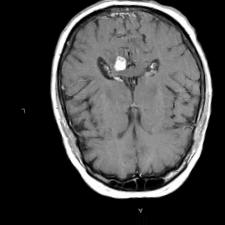
#> input picture data/augmented/no/_0_1053.jpg, 225 x 225 px; its folder holds only this picture in this run
$ jupyter execute --allow-errors 'Brain Tumor Detection.ipynb'   (shell and % lines are left out)
#> lines starting #> are read from the running program, lines starting #| are printed output that depends on the picture; after the words box and inside, x2 and y2 are one past the last pixel; in counts of white or black regions, pixels touching at a corner belong together
# Brain MRI Images for Brain Tumor Detection
## Deep Learning (CNN)

The Brain MRI Images for Brain Tumor Detection dataset contains two types of data, tumorous and non-tumorous. The creator
of the data set did not specify what types of tumors are present in the toumorus data, so all data with tumors can be
treated as potentially the same.

In the data augmentations section we improved the variety in the population of our data and also attempted to correct
for any class imbalances in the data. In this section, we first crop and resize the data then we use a convolutional
neural network to attempt to classify if an image is tumorous or non-tumorous.

You can find the original data [here](https://www.kaggle.com/navoneel/brain-mri-images-for-brain-tumor-detection).

[cell 1]
import tensorflow as tf
from tensorflow.keras.layers import Conv2D, Input, ZeroPadding2D, BatchNormalization, Activation, MaxPooling2D, Flatten, Dense
from tensorflow.keras.models import Model
from tensorflow.keras.callbacks import EarlyStopping
from sklearn.model_selection import train_test_split
from sklearn.metrics import f1_score
from sklearn.utils import shuffle
import cv2
import imutils
import numpy as np
import matplotlib.pyplot as plt
import glob

## Data Preparation & Preprocessing

To improve the attentiveness and the features our model is learning, we first crop the images to contain only the image of the brain.
We can accomplish this by using a technique to find "extreme points in contours", which will locate the top, bottom, left
and right most points of the brain in the image.

[Finding extreme points in contours with OpenCV](https://www.pyimagesearch.com/2016/04/11/finding-extreme-points-in-contours-with-opencv/)

[cell 2]
# [45 lines left out: functions create_contour, plot_imgs, not called in this run]


def crop_contour(img, plot=False):
    # Convert the image to grayscale, and blur it slightly
    gray = cv2.cvtColor(img, cv2.COLOR_BGR2GRAY)
    gray = cv2.GaussianBlur(gray, (5, 5), 0)

    # Threshold the image, then perform a series of erosions +
    # dilations to remove any small regions of noise
    thresh = cv2.threshold(gray, 45, 255, cv2.THRESH_BINARY)[1]
    thresh = cv2.erode(thresh, None, iterations=2)
    thresh = cv2.dilate(thresh, None, iterations=2)

    # Find contours in thresholded image, then grab the largest one
    cnts = cv2.findContours(thresh.copy(), cv2.RETR_EXTERNAL, cv2.CHAIN_APPROX_SIMPLE)
    cnts = imutils.grab_contours(cnts)
    c = max(cnts, key=cv2.contourArea)

    # Find the extreme points
    extLeft = tuple(c[c[:, :, 0].argmin()][0])
    extRight = tuple(c[c[:, :, 0].argmax()][0])
    extTop = tuple(c[c[:, :, 1].argmin()][0])
    extBot = tuple(c[c[:, :, 1].argmax()][0])

    # crop new image out of the original image using the four extreme points (left, right, top, bottom)
    new_img = img[extTop[1]:extBot[1], extLeft[0]:extRight[0]]

    if plot:
        plot_imgs(img, new_img, (c, extLeft, extRight, extTop, extBot))

    return new_img

We can see the cropping process in action here, where we see the original image, the image with the extremes identified and
the final cropped image.

[cell 3]
ex_img = cv2.imread('data/raw/yes/Y1.jpg')
#> (the rest of this cell did not finish here and is left out)

### Load up the data:

We then load the data, first cropping the image as we did above, then resizing the image to a standard 240, 240 size.
We then normalize the pixel values to improve the training of the neural network. Finally we shuffle the data so we don't
have a chunk of all negatives then a chunk of all positives.

[cell 4]
def load_data(dir, image_size):
#> called with dir = 'data/augmented/', image_size = (240, 240)
    image_width, image_height = image_size
    X = []
    y = []

    for file in glob.glob(dir + "no/*"):
        image = cv2.imread(file)
#> image is the input picture: shape (225, 225, 3); min 0, max 255, mean 65.6
        # crop image
        image = crop_contour(image, plot=False)
#> call 2 of crop_contour, with plot = False
#> in crop_contour (call 2), `gray = cv2.GaussianBlur(gray, (5, 5), 0)`:
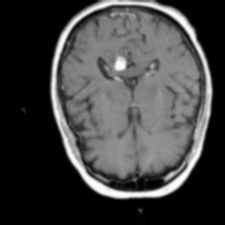
#> gray: shape (225, 225); min 0, max 253, mean 65.6
#> in crop_contour (call 2), `thresh = cv2.threshold(gray, 45, 255, cv2.THRESH_BINARY)[1]`:
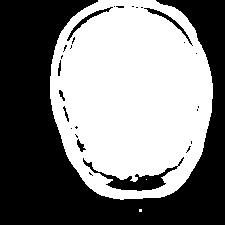
#> thresh: shape (225, 225); 49.9% white; 3 white regions (2 under 20 px), largest, box (x1, y1, x2, y2) and area: (50, 0, 213, 200) 25250
#> in crop_contour (call 2), `thresh = cv2.erode(thresh, None, iterations=2)`:
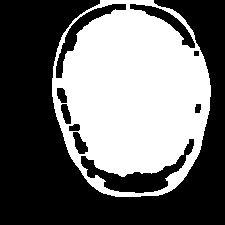
#> thresh: shape (225, 225); 42.6% white; 1 white region, box (x1, y1, x2, y2) and area: (52, 0, 211, 197) 21553
#> in crop_contour (call 2), `thresh = cv2.dilate(thresh, None, iterations=2)`:
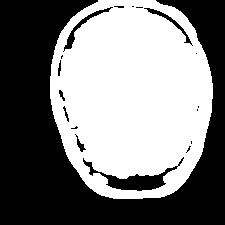
#> thresh: shape (225, 225); 49.6% white; 1 white region
#> in crop_contour (call 2), `cnts = cv2.findContours(thresh.copy(), cv2.RETR_EXTERNAL, cv2.CHAIN_AP..`: cnts = 1 contour; box (x1, y1, x2, y2) and area: (50, 0, 213, 199) 26414
#> in crop_contour (call 2), `c = max(cnts, key=cv2.contourArea)`: c = contour of 233 points, box (x1, y1, x2, y2) (50, 0, 213, 199), area 26414
#> in crop_contour (call 2), `extLeft = tuple(c[c[:, :, 0].argmin()][0])`: extLeft = (50, 76)
#> in crop_contour (call 2), `extRight = tuple(c[c[:, :, 0].argmax()][0])`: extRight = (212, 98)
#> in crop_contour (call 2), `extTop = tuple(c[c[:, :, 1].argmin()][0])`: extTop = (98, 0)
#> in crop_contour (call 2), `extBot = tuple(c[c[:, :, 1].argmax()][0])`: extBot = (113, 198)
#> in crop_contour (call 2), `new_img = img[extTop[1]:extBot[1], extLeft[0]:extRight[0]]`:
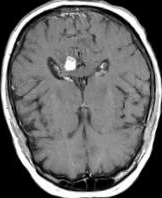
#> new_img: shape (198, 162, 3); min 0, max 255, mean 103.3
        # resize image
        image = cv2.resize(image, dsize=(image_width, image_height), interpolation=cv2.INTER_CUBIC)
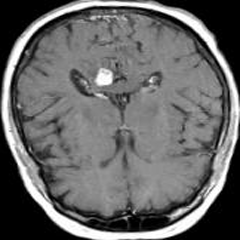
#> image: shape (240, 240, 3); min 0, max 255, mean 103.3
        # normalize
        image = image / 255.

        X.append(np.array(image))
        y.append([0])

    for file in glob.glob(dir + "yes/*"):
        image = cv2.imread(file)
        # crop image
        image = crop_contour(image, plot=False)
        # resize image
        image = cv2.resize(image, dsize=(image_width, image_height), interpolation=cv2.INTER_CUBIC)
        # normalize
        image = image / 255.

        X.append(np.array(image))
        y.append([1])

    X = np.array(X)
    y = np.array(y)

    # Shuffle
    X, y = shuffle(X, y)
#> y = [0]

    return X, y

[cell 5]
dir_path = 'data/augmented/'
IMG_WIDTH, IMG_HEIGHT = (240, 240)

X, y = load_data(dir_path, (IMG_WIDTH, IMG_HEIGHT))
#> y = [0]

### Sample Images
We now will take a look at some of the images that we will be classifying in order to get an idea of what our
data looks like after all the preprocessing.

[cell 6]
def plot_sample_images(X, y, n=50):
#> called with X = array of shape (1, 240, 240, 3), y = array of shape (1, 1), n = 50
    for label in [0,1]:
        # grab the first n images with the corresponding y values equal to label
        images = X[np.argwhere(y == label)]
        n_images = images[:n]

        columns_n = 10
        rows_n = int(n/ columns_n)

        plt.figure(figsize=(20, 10))

        for i, image in enumerate(n_images):
            plt.subplot(rows_n, columns_n, i + 1)
            plt.imshow(image[0])

            # remove ticks
            plt.tick_params(axis='both', which='both',
                            top=False, bottom=False, left=False, right=False,
                           labelbottom=False, labeltop=False, labelleft=False, labelright=False)

        label_to_str = lambda label: "Yes" if label == 1 else "No"
        plt.suptitle(f"Brain Tumor: {label_to_str(label)}")
        plt.show()

$ run again, on data/augmented/no/_0_1190.jpg
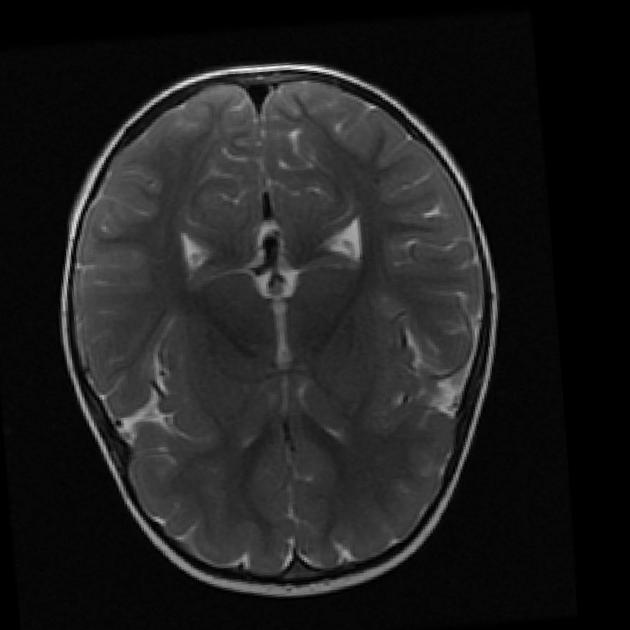
#> input picture data/augmented/no/_0_1190.jpg, 630 x 630 px
#> in load_data, image is the input picture: shape (630, 630, 3); min 0, max 255, mean 30.4
#> in crop_contour (call 2), `thresh = cv2.dilate(thresh, None, iterations=2)`:
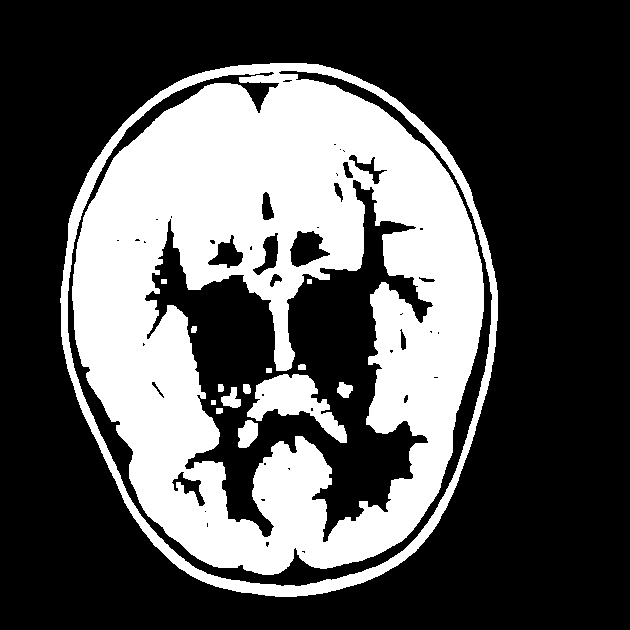
#> thresh: shape (630, 630); 33.3% white; 14 white regions
#> cnts = 1 contour; box (x1, y1, x2, y2) and area: (60, 63, 498, 597) 184814
#> c = contour of 704 points, box (x1, y1, x2, y2) (60, 63, 498, 597), area 184814
#> extLeft = (60, 298)
#> extRight = (497, 320)
#> extTop = (270, 63)
#> extBot = (275, 596)
#> in load_data, `image = cv2.resize(image, dsize=(image_width, image_height), interpola..`:
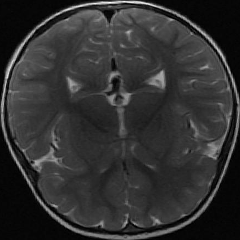
#> image: shape (240, 240, 3); min 0, max 255, mean 49
#> in load_data, `X, y = shuffle(X, y)`: y = [0]

$ run again, on data/augmented/no/_0_1218.jpg
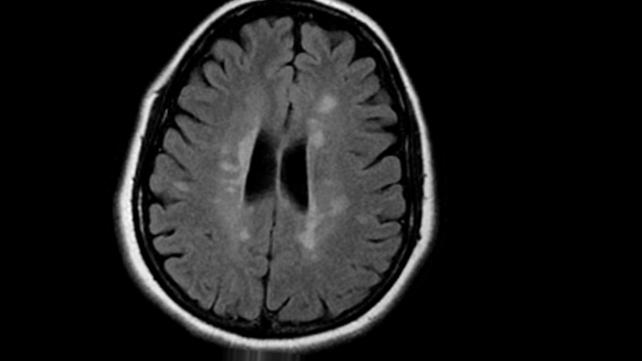
#> input picture data/augmented/no/_0_1218.jpg, 642 x 361 px
#> in load_data, image is the input picture: shape (361, 642, 3); min 0, max 253, mean 29.9
#> in crop_contour (call 2), `thresh = cv2.dilate(thresh, None, iterations=2)`:
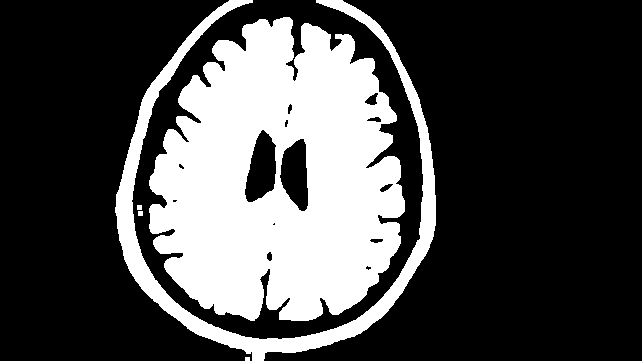
#> thresh: shape (361, 642); 29.1% white; 5 white regions
#> cnts = 5 contours, 3 with area under 20; largest, box (x1, y1, x2, y2) and area: (149, 17, 405, 321) 57674, (115, 0, 436, 361) 11309
#> c = contour of 714 points, box (x1, y1, x2, y2) (149, 17, 405, 321), area 57674
#> extLeft = (149, 180)
#> extRight = (404, 211)
#> extTop = (283, 17)
#> extBot = (250, 320)
#> in load_data, `image = cv2.resize(image, dsize=(image_width, image_height), interpola..`:
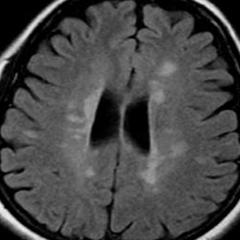
#> image: shape (240, 240, 3); min 0, max 237, mean 70.7
#> in load_data, `X, y = shuffle(X, y)`: y = [0]

$ run again, on data/augmented/no/_0_1305.jpg
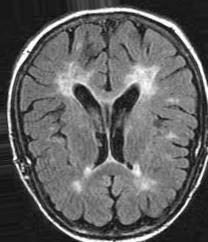
#> input picture data/augmented/no/_0_1305.jpg, 208 x 242 px
#> in load_data, image is the input picture: shape (242, 208, 3); min 2, max 255, mean 96.1
#> in crop_contour (call 2), `thresh = cv2.dilate(thresh, None, iterations=2)`:
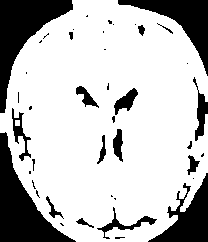
#> thresh: shape (242, 208); 75.2% white; 43 black regions (25 under 20 px)
#> cnts = 1 contour; box (x1, y1, x2, y2) and area: (0, 0, 208, 242) 39462
#> c = contour of 370 points, box (x1, y1, x2, y2) (0, 0, 208, 242), area 39462
#> extLeft = (0, 113)
#> extRight = (207, 172)
#> extTop = (72, 0)
#> extBot = (76, 241)
#> in load_data, `image = cv2.resize(image, dsize=(image_width, image_height), interpola..`:
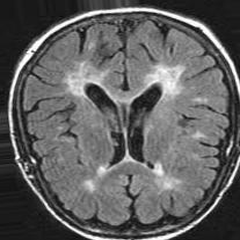
#> image: shape (240, 240, 3); min 2, max 255, mean 96.3
#> in load_data, `X, y = shuffle(X, y)`: y = [0]
